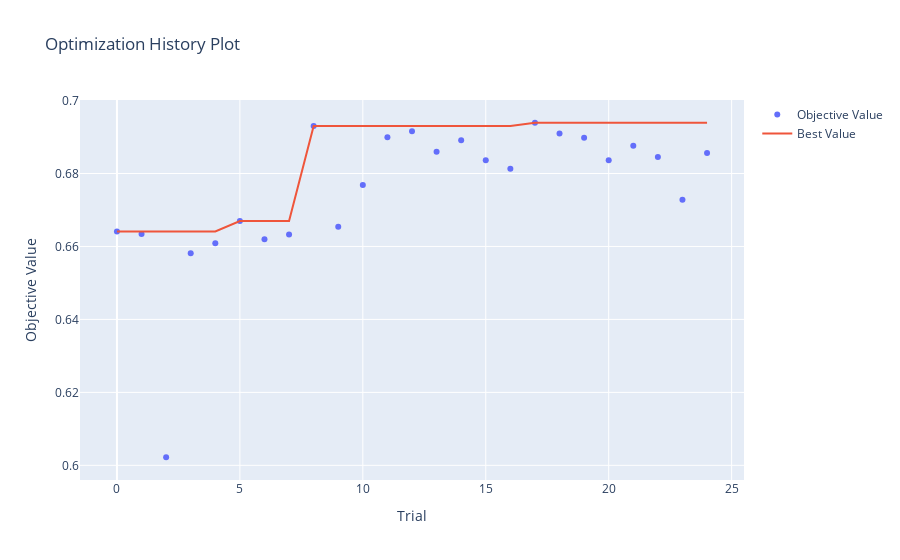

Notebook cell for this chart:
### Code cell
optuna.visualization.plot_optimization_history(study_ab)

### Figure 1 — Plotly figure (JSON) as saved in the notebook; plotly's stock layout.template omitted (floating-point values rounded to 4 significant figures)
{"data": [{"mode": "markers", "name": "Objective Value", "type": "scatter", "x": [0, 1, 2, 3, 4, 5, 6, 7, 8, 9, 10, 11, 12, 13, 14, 15, 16, 17, 18, 19, 20, 21, 22, 23, 24], "y": [0.6641, 0.6634, 0.6022, 0.6582, 0.6609, 0.6669, 0.662, 0.6633, 0.693, 0.6654, 0.6769, 0.69, 0.6916, 0.6859, 0.6891, 0.6837, 0.6813, 0.6939, 0.691, 0.6898, 0.6837, 0.6876, 0.6845, 0.6728, 0.6856]}, {"name": "Best Value", "type": "scatter", "x": [0, 1, 2, 3, 4, 5, 6, 7, 8, 9, 10, 11, 12, 13, 14, 15, 16, 17, 18, 19, 20, 21, 22, 23, 24], "y": [0.6641, 0.6641, 0.6641, 0.6641, 0.6641, 0.6669, 0.6669, 0.6669, 0.693, 0.693, 0.693, 0.693, 0.693, 0.693, 0.693, 0.693, 0.693, 0.6939, 0.6939, 0.6939, 0.6939, 0.6939, 0.6939, 0.6939, 0.6939]}], "layout": {"title": {"text": "Optimization History Plot"}, "xaxis": {"title": {"text": "Trial"}}, "yaxis": {"title": {"text": "Objective Value"}}}}
